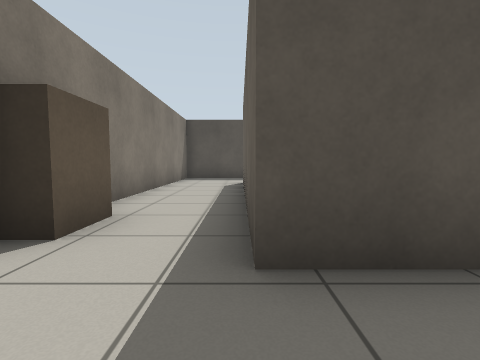
[1] (above)

22 first-person views from a walk through a Gazebo world. The camera is 0.72 m above the floor, tilts 4° down and sees 85° across. The floor is counted in squares, 1 m on a side. Each view is taken from the middle of a square. On the plan, view 1 faces up. The plan holds only what a view shows up to about 9 squares ahead; the rest is blank. Robots are left out.

[2]
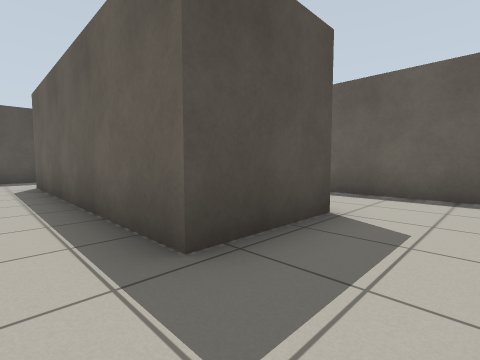

[3]
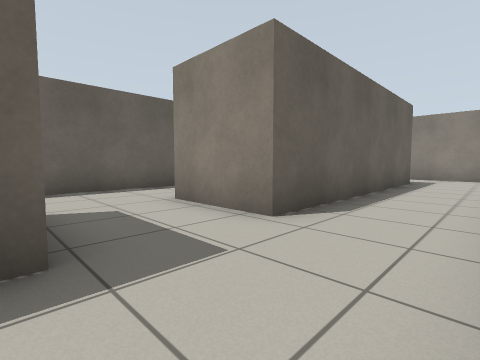

[4]
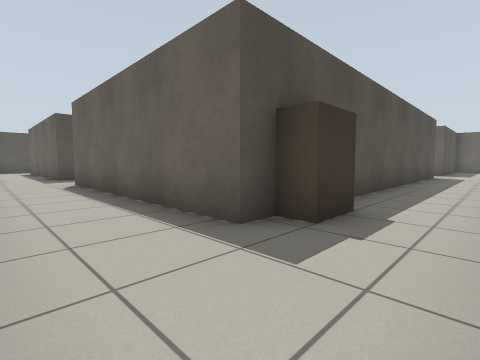

[5]
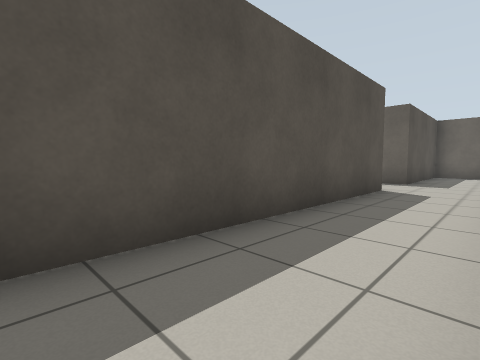

[6]
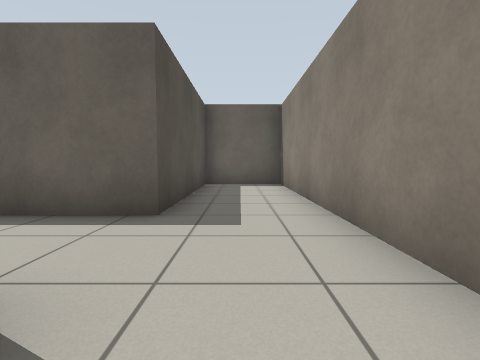

[7]
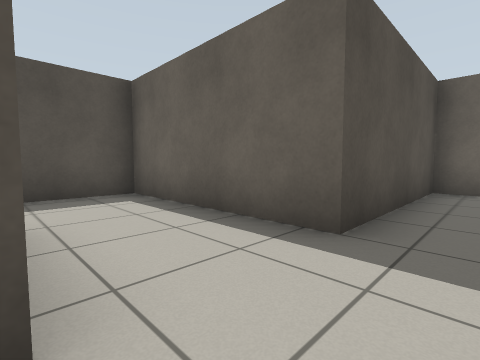

[8]
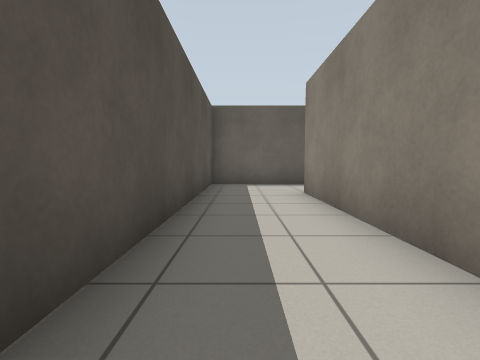

[9]
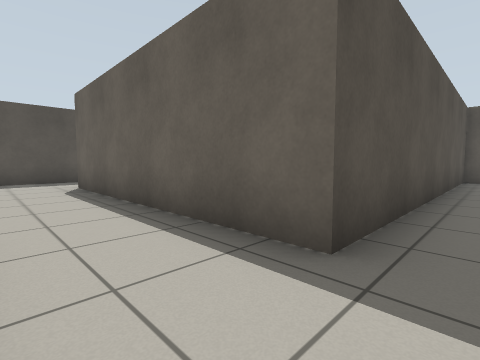

[10]
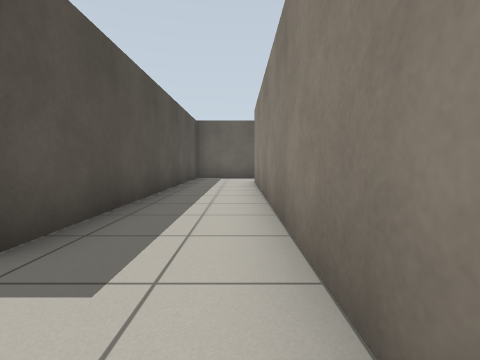

[11]
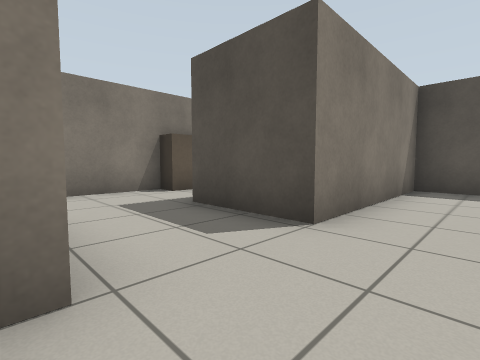

[12]
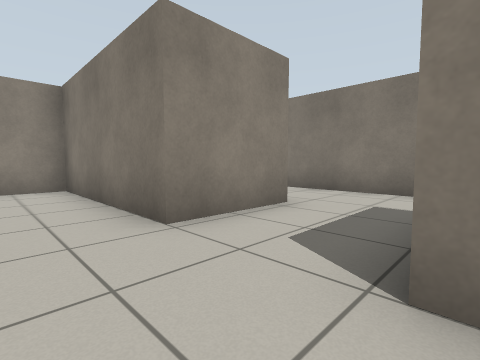

[13]
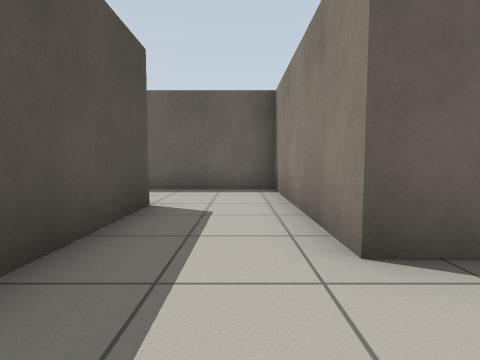

[14]
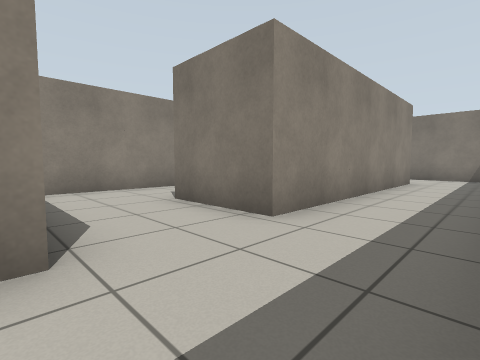

[15]
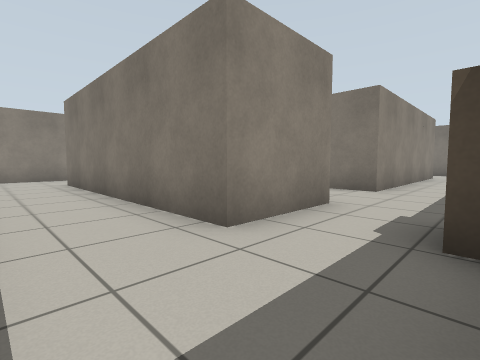

[16]
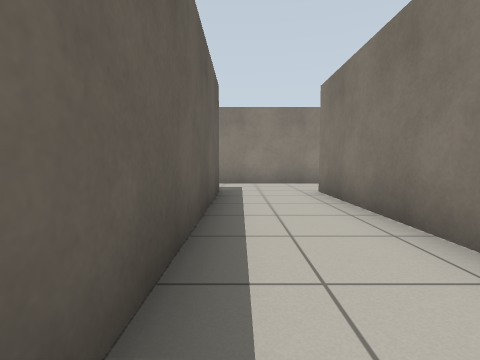

[17]
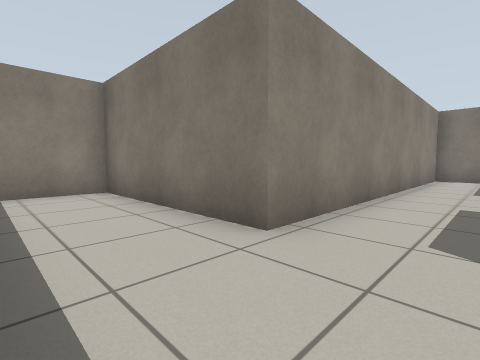

[18]
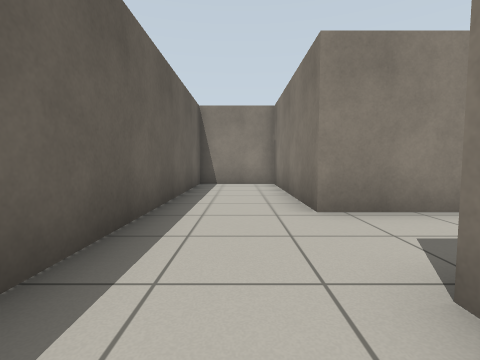

[19]
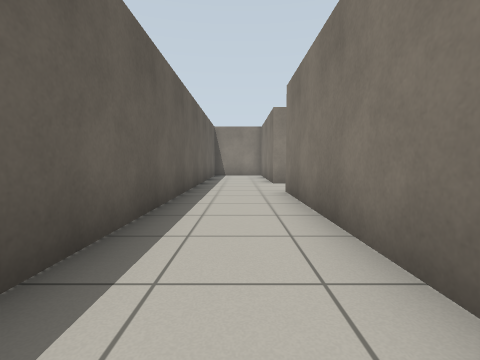

[20]
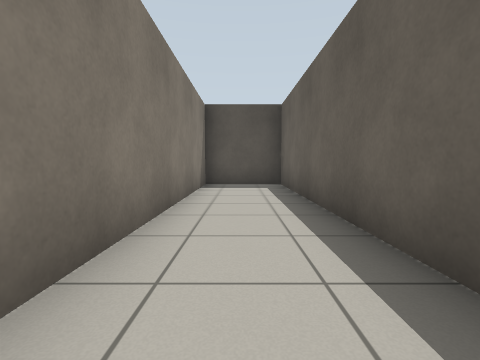

[21]
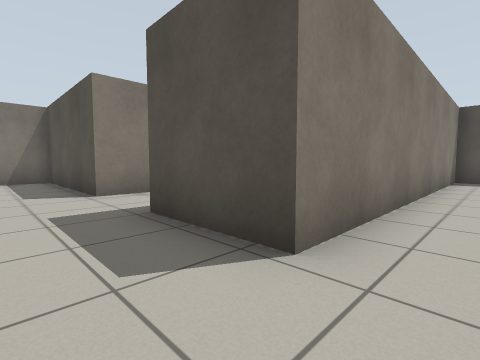

[22]
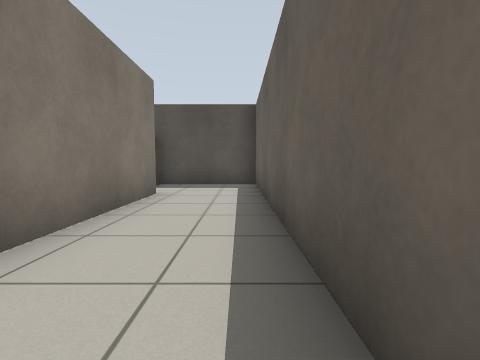

### Floor plan
Points are (right, up) in squares from view 1. A wall is a line through its corners. A room is listed if a view was taken in it or the views show most of it. See-through windows are left out.
Room 1 (views 1, 2, 3, 4, 5, 6, 7, 8, 9, 10, 11, 12, 13, 14, 15, 16, 17, 18, 19, 20, 21, 22)
walls: (7.9, -0.7) (16.9, -0.7) (16.9, -5.5) (19.3, -5.5) (19.3, 11.3) (16.9, 11.3) (16.9, 1.7) (14.5, 1.7) (14.5, 11.3) (11.5, 11.3); (2.5, 1.7) (0.1, 1.7) (0.1, 8.9) (7.3, 8.9) (7.3, 6.5) (2.5, 6.5) (2.5, 1.7); (9.6, 8.9) (12.1, 8.9) (12.1, 1.7) (7.3, 1.7) (7.3, -0.2); (12.1, -7.9) (0.1, -7.9) (0.1, -0.7) (2.5, -0.7) (2.5, -5.5) (12.1, -5.5); (12.4, -10.3) (19.3, -10.3) (19.3, -7.9) (14.5, -7.9) (14.5, -3.1) (4.9, -3.1) (4.9, 4.1) (9.7, 4.1) (9.7, 7.4); (0.5, 11.3) (-0.6, 11.3); (-2.3, 9) (-2.3, -2.4)
objects: brown box (-2, 3); brown box (1, -8); brown box (11, 11)

Where each view was taken, in squares from view 1:
view 1: 0 up, 0 right, facing up
view 2: 0 up, 1 left, facing up-right
view 3: 2 up, 2 left, facing down-right
view 4: 10 down, 2 left, facing up-right
view 5: 10 down, 5 right, facing up-right
view 6: 9 down, 11 right, facing right
view 7: 9 down, 12 right, facing up-right
view 8: 4 down, 6 right, facing right
view 9: 4 down, 3 right, facing up-right
view 10: 5 down, 3 right, facing right
view 11: 1 down, 4 right, facing up-left
view 12: 2 up, 4 right, facing down-left
view 13: 5 up, 3 right, facing right
view 14: 11 up, 10 right, facing down-left
view 15: 11 up, 14 right, facing down-left
view 16: 8 up, 14 right, facing down
view 17: 1 up, 19 right, facing down-left
view 18: 3 up, 18 right, facing down
view 19: 8 up, 18 right, facing down
view 20: 3 up, 18 right, facing up
view 21: 0 up, 18 right, facing up-left
view 22: 3 up, 14 right, facing up
